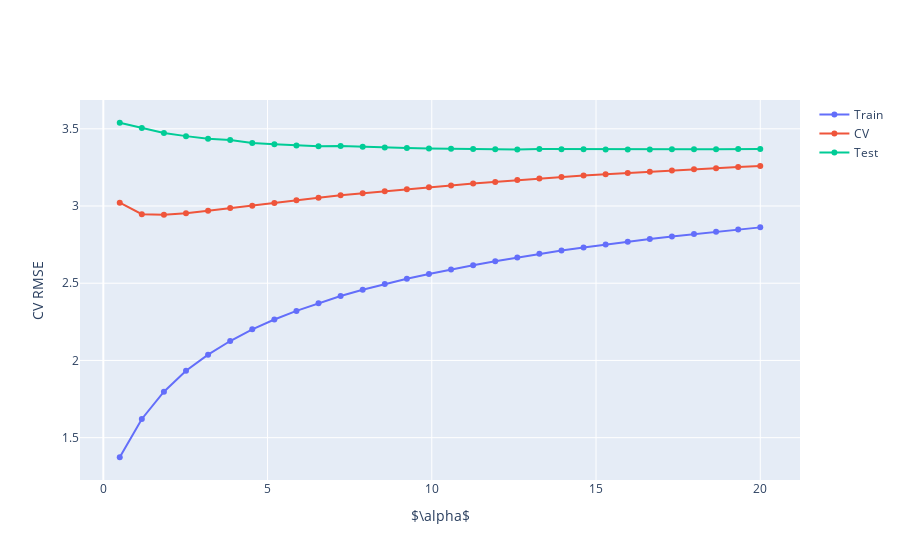

The notebook cell saved with this chart:
### Markdown cell above
We can plot the cross validation error against the different $\alpha$ values and pick the $\alpha$ with the smallest cross validation error.

### Code cell
fig = go.Figure()
fig.add_trace(go.Scatter(x = alphas, y = train_values, mode="lines+markers", name="Train"))
fig.add_trace(go.Scatter(x = alphas, y = cv_values, mode="lines+markers", name="CV"))
fig.add_trace(go.Scatter(x = alphas, y = test_values, mode="lines+markers", name="Test"))
fig.update_layout(xaxis_title=r"$\alpha$", yaxis_title="CV RMSE")

### Figure 1 — Plotly figure (JSON) as saved in the notebook; plotly's stock layout.template omitted (floating-point values rounded to 4 significant figures)
{"data": [{"mode": "lines+markers", "name": "Train", "type": "scatter", "x": [0.5, 1.172, 1.845, 2.517, 3.19, 3.862, 4.534, 5.207, 5.879, 6.552, 7.224, 7.897, 8.569, 9.241, 9.914, 10.59, 11.26, 11.93, 12.6, 13.28, 13.95, 14.62, 15.29, 15.97, 16.64, 17.31, 17.98, 18.66, 19.33, 20], "y": [1.373, 1.621, 1.797, 1.933, 2.038, 2.126, 2.202, 2.265, 2.321, 2.371, 2.418, 2.458, 2.495, 2.529, 2.56, 2.589, 2.617, 2.642, 2.666, 2.691, 2.712, 2.732, 2.751, 2.769, 2.786, 2.802, 2.818, 2.833, 2.848, 2.862]}, {"mode": "lines+markers", "name": "CV", "type": "scatter", "x": [0.5, 1.172, 1.845, 2.517, 3.19, 3.862, 4.534, 5.207, 5.879, 6.552, 7.224, 7.897, 8.569, 9.241, 9.914, 10.59, 11.26, 11.93, 12.6, 13.28, 13.95, 14.62, 15.29, 15.97, 16.64, 17.31, 17.98, 18.66, 19.33, 20], "y": [3.021, 2.947, 2.944, 2.954, 2.969, 2.987, 3.002, 3.02, 3.037, 3.054, 3.069, 3.083, 3.096, 3.109, 3.122, 3.134, 3.145, 3.156, 3.169, 3.179, 3.188, 3.197, 3.206, 3.214, 3.222, 3.23, 3.238, 3.245, 3.252, 3.259]}, {"mode": "lines+markers", "name": "Test", "type": "scatter", "x": [0.5, 1.172, 1.845, 2.517, 3.19, 3.862, 4.534, 5.207, 5.879, 6.552, 7.224, 7.897, 8.569, 9.241, 9.914, 10.59, 11.26, 11.93, 12.6, 13.28, 13.95, 14.62, 15.29, 15.97, 16.64, 17.31, 17.98, 18.66, 19.33, 20], "y": [3.539, 3.506, 3.473, 3.452, 3.436, 3.427, 3.408, 3.399, 3.392, 3.387, 3.388, 3.383, 3.379, 3.375, 3.372, 3.37, 3.368, 3.367, 3.366, 3.368, 3.367, 3.367, 3.367, 3.366, 3.367, 3.367, 3.367, 3.368, 3.368, 3.369]}], "layout": {"xaxis": {"title": {"text": "$\\alpha$"}}, "yaxis": {"title": {"text": "CV RMSE"}}}}
